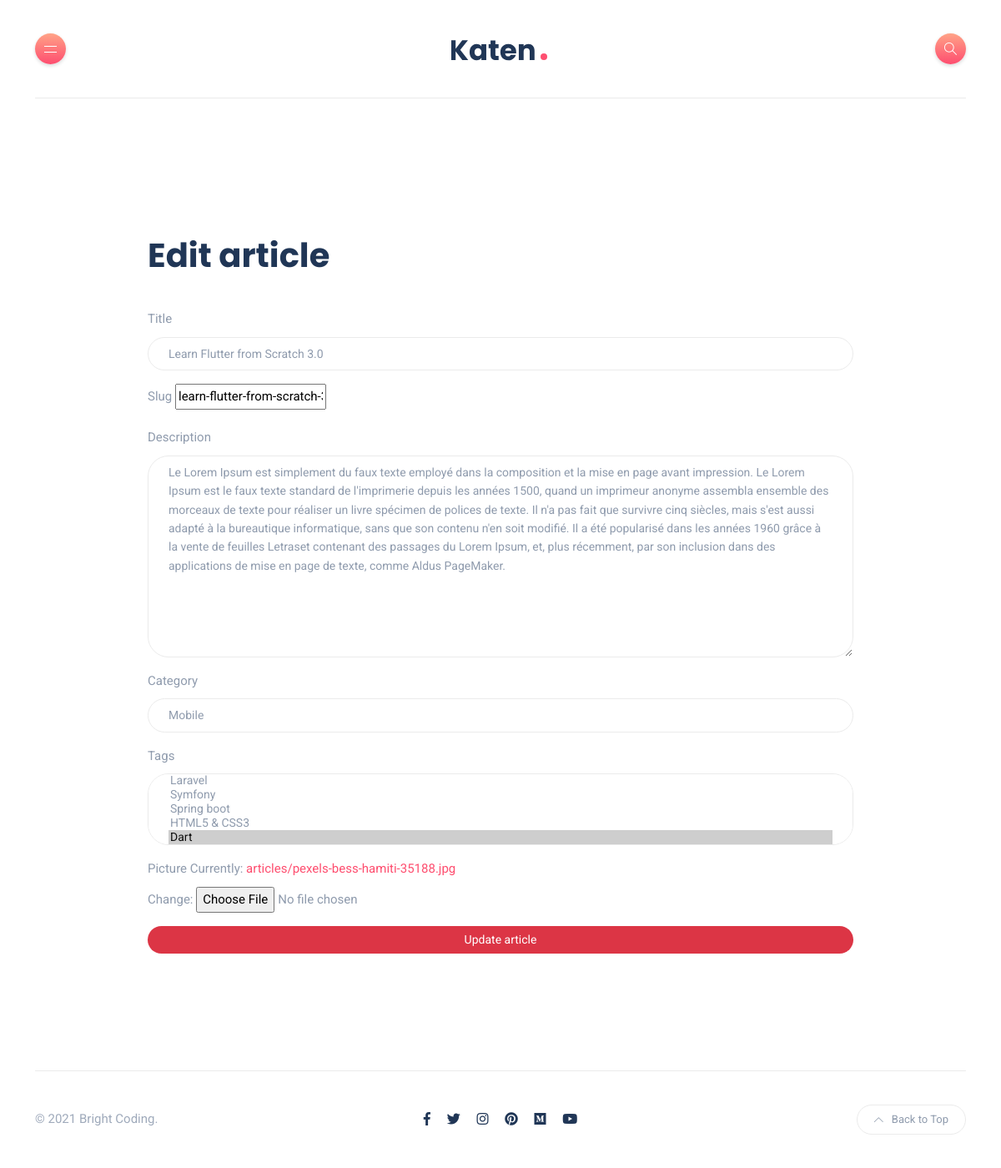
The page /articles/edit/6/ on the database as committed earlier.
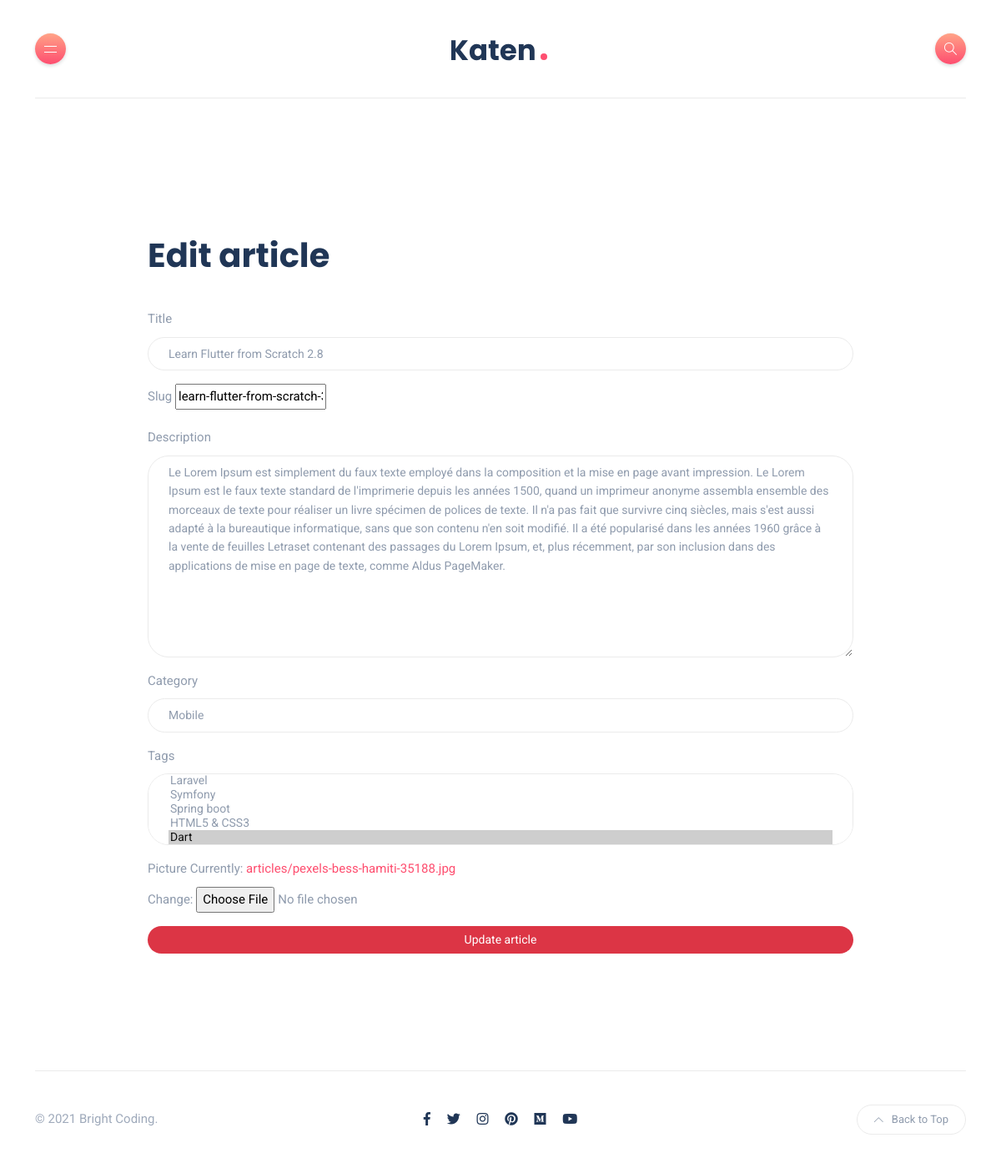
The same page on the database as committed later.
### blog/models.py (models this page shows, shortened)
class Article(models.Model):
    state = IntegerField(default=0, choices=LIST_STATE)
    title = CharField(max_length=120, blank=True, null=True, unique=True)
    slug = SlugField(max_length=120, unique=True, db_index=True, null=True, blank=True)
    description = TextField(null=True)
    category = ForeignKey("Category", null=True, on_delete=models.SET_NULL)
    tags = ManyToManyField("Tag")
    picture = models.ImageField(null=True, upload_to="articles/")
    created = DateTimeField(auto_now_add=True)
    updated = DateTimeField(auto_now=True)

### blog/views.py (the view)
# urls.py: path("edit/<int:id>/", views.edit, name="edit_article"),
def edit(request, id):
    article = Article.objects.get(pk=id)
    form = ArticleForm(instance=article)
    if request.method == "POST":
        form = ArticleForm(request.POST, instance=article)
        if form.is_valid():
            form.save()
            return redirect("list_of_articles")
    return render(request, "blog/edit.html", {"form": form})

### blog/forms.py
class ArticleForm(ModelForm):
    class Meta:
        model = Article
        exclude = ["state"]
        widgets = {
            "title": forms.TextInput(attrs={"class": "form-control"}),
            "description": forms.Textarea(attrs={"class": "form-control"}),
            "category": forms.Select(attrs={"class": "form-control"}),
            "tags": forms.SelectMultiple(attrs={"class": "form-control"}),
        }

### blog/models.py (called while the page is built)
    def __str__(self):
        return self.name

    def __str__(self):
        return self.name

### blog/templates/blog/edit.html (shortened to what this page needs)
{% extends 'base.html' %} {% block content %}
<div class="container">
  <div class="row mt-3">
    <div class="col-md-6">
      <h1>Edit article</h1>
    </div>
    <div class="col-md-6 text-end">
      <a href="{% url 'list_of_articles' %}" class="btn btn-link"
        >Back to list</a
      >
    </div>
  </div>
  <div class="row">
    <div class="col-md-12">
      <form action="" method="POST">
        {% csrf_token %} {% for champ in form %}
        <div class="form-group my-3">
          <label for="" class="form-label">{{ champ.label }} </label>
          {{ champ }}
        </div>
        {% endfor %}
        <div class="d-grid mt-3">
          <button class="btn btn-danger" type="submit">
             Update article
          </button>
        </div>
      </form>
    </div>
  </div>
</div>
{% endblock %}

### bright_coding/layouts/base.html (shortened to what this page needs)
{% load static %}
<!DOCTYPE html>
<html lang="en-US">
  <head>
    <link
      rel="stylesheet"
      href="{% static 'css/bootstrap.min.css' %}"
      type="text/css"
      media="all"
    />
    <link
      rel="stylesheet"
      href="{% static 'css/all.min.css' %}"
      type="text/css"
      media="all"
    />
    <link
      rel="stylesheet"
      href="{% static 'css/slick.css' %}"
      type="text/css"
      media="all"
    />
    <link
      rel="stylesheet"
      href="{% static 'css/simple-line-icons.css' %}"
      type="text/css"
      media="all"
    />
    <link
      rel="stylesheet"
      href="{% static 'css/style.css' %}"
      type="text/css"
      media="all"
    />
  </head>
  <body>
    <div class="site-wrapper">
      <div class="container-xl">
        <header class="header-minimal">
          <div class="row align-items-center">
            <div class="col-4">
              <button class="burger-menu icon-button">
                <span class="burger-icon"></span>
              </button>
            </div>
            <div class="col-4 text-center">
              <a class="navbar-brand" href="minimal.html"
                ><img src="images/logo.svg" alt="logo"
              /></a>
            </div>
            <div class="col-4">
              <button class="search icon-button float-end">
                <i class="icon-magnifier"></i>
              </button>
            </div>
          </div>
        </header>
      </div>
      <section class="main-content-lg">
        <div class="container-minimal">
          {% block content %}{% endblock %}
        </div>
      </section>
      <footer>
        <div class="container-xl">
          <div class="footer-inner">
            <div class="row d-flex align-items-center gy-4">
              <div class="col-md-4">
                <span class="copyright">© 2021 Bright Coding.</span>
              </div>
              <div class="col-md-4 text-center">
                <ul class="social-icons list-unstyled list-inline mb-0">
                  <li class="list-inline-item">
                    <a href="#"><i class="fab fa-facebook-f"></i></a>
                  </li>
                  <li class="list-inline-item">
                    <a href="#"><i class="fab fa-twitter"></i></a>
                  </li>
                  <li class="list-inline-item">
                    <a href="#"><i class="fab fa-instagram"></i></a>
                  </li>
                  <li class="list-inline-item">
                    <a href="#"><i class="fab fa-pinterest"></i></a>
                  </li>
                  <li class="list-inline-item">
                    <a href="#"><i class="fab fa-medium"></i></a>
                  </li>
                  <li class="list-inline-item">
                    <a href="#"><i class="fab fa-youtube"></i></a>
                  </li>
                </ul>
              </div>
              <div class="col-md-4">
                <a href="#" id="return-to-top" class="float-md-end"
                  ><i class="icon-arrow-up"></i>Back to Top</a
                >
              </div>
            </div>
          </div>
        </div>
      </footer>
    </div>
  </body>
</html>

### bright_coding/static/css/style.css (style rules this page uses)
body { color: #8F9BAD; background-color: #fff; font-family: "Roboto", sans-serif; font-size: 15px; line-height: 1.7; overflow-x: hidden; -webkit-font-smoothing: antialiased; -moz-osx-font-smoothing: grayscale; }
img { max-width: 100%; height: auto; }
.text-center { text-align: center; }
h1, h2, h3, h4, h5, h6 { color: #203656; font-family: "Poppins", sans-serif; font-weight: 700; line-height: 1.4; margin: 20px 0; }
a { color: #FE4F70; outline: 0; text-decoration: none; -webkit-transition: all 0.2s ease-in-out; -moz-transition: all 0.2s ease-in-out; transition: all 0.2s ease-in-out; }
.header-minimal { padding-top: 40px; padding-bottom: 40px; border-bottom: solid 1px #EBEBEB; }
.navbar-brand { padding-top: 0; padding-bottom: 0; margin-right: 0; }
.burger-icon:before, .burger-icon:after { content: ""; background: #FFF; display: block; margin: auto; height: 1px; width: 15px; }
.burger-icon:before { margin-bottom: 6px; }
.burger-icon:after { margin-top: 6px; }
section { position: relative; }
.main-content-lg { margin-top: 140px; margin-bottom: 140px; }
.container-minimal { max-width: 900px; margin: auto; padding-left: 15px; padding-right: 15px; }
footer { margin-top: 50px; }
footer .footer-inner { border-top: solid 1px #EBEBEB; padding: 40px 0; }
footer .footer-inner .copyright { color: #9faabb; }
button { -webkit-transition: all 0.3s ease-in-out; -moz-transition: all 0.3s ease-in-out; transition: all 0.3s ease-in-out; }
.btn { color: #FFF; border: 0; border-radius: 25px; font-family: "Roboto", sans-serif; font-size: 14px; font-weight: 400; overflow: hidden; position: relative; display: inline-block; vertical-align: middle; white-space: nowrap; text-align: center; -webkit-transition: all 0.3s ease-in-out; -moz-transition: all 0.3s ease-in-out; transition: all 0.3s ease-in-out; }
.icon-button { color: #FFF; border: 0; border-radius: 50%; background: #FFA387; background: -webkit-linear-gradient(bottom, #FFA387 0%, #FE4F70 51%, #FFA387 100%); background: linear-gradient(to top, #FFA387 0%, #FE4F70 51%, #FFA387 100%); background-size: auto 200%; display: inline-flex; justify-content: center; align-items: center; height: 37px; line-height: 39px; text-align: center; vertical-align: middle; width: 37px; -webkit-box-shadow: 0px 2px 4px 0px rgba(0, 0, 0, 0.15); -moz-box-shadow: 0px 2px 4px 0px rgba(0, 0, 0, 0.15); box-shadow: 0px 2px 4px 0px rgba(0, 0, 0, 0.15); -webkit-transition: all 0.2s ease-in-out; -moz-transition: all 0.2s ease-in-out; transition: all 0.2s ease-in-out; }
.form-control { display: block; border-radius: 25px; width: 100%; padding: 8px 24px; font-size: 14px; line-height: 1.6; color: #8F9BAD; background-color: #FFF; background-image: none; border: solid 1px #EBEBEB; -webkit-box-shadow: none; box-shadow: none; }
.form-group { margin-bottom: 30px; }
#return-to-top { color: #8F9BAD; font-size: 13px; border: solid 1px #EBEBEB; text-decoration: none; -webkit-border-radius: 25px; -moz-border-radius: 25px; border-radius: 25px; padding: 6px 20px; z-index: 4; -webkit-transition: all 0.3s ease-in-out; -moz-transition: all 0.3s ease-in-out; transition: all 0.3s ease-in-out; }
#return-to-top i { font-size: 11px; vertical-align: middle; margin-right: 10px; }
.social-icons a { font-size: 16px; color: #203656; }
.social-icons li:not(:last-child) { margin-right: 1rem; }
@media (min-width: 1200px) { .container, .container-lg, .container-md, .container-sm, .container-xl { max-width: 1140px; } }

Rows that differ between the two databases and show on the page:
changed Article "learn-flutter-from-scratch-30": title "Learn Flutter from Scratch 3.0" → "Learn Flutter from Scratch 2.8"
